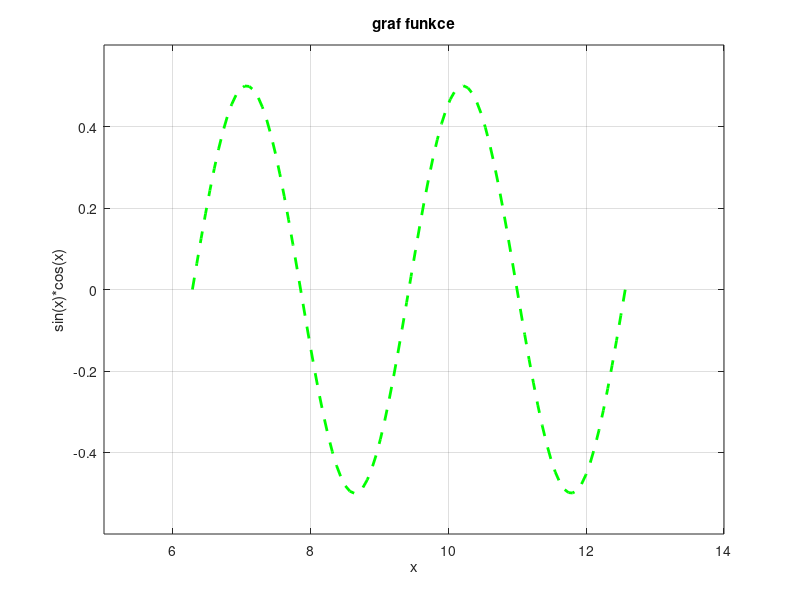

MATLAB code for this plot:
x = linspace(2*pi, 4*pi);
y = sin(x).*cos(x);

plot(x,y,'g--', 'LineWidth',2 )
title('graf funkce');
xlabel('x');
ylabel('sin(x)*cos(x)');
xlim([5 14])
ylim([-0.6 0.6])
grid on;